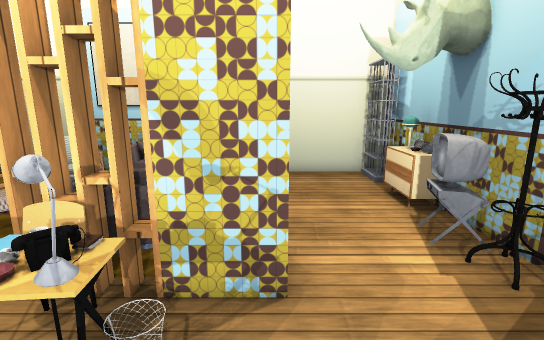
view 1 (above)

18 first-person views from a walk through a scene from a Unity 3-D project. The camera is 1.5 m above the floor, tilts 12° down and sees 85° across. The floor is counted in squares, 0.5 m on a side. Each view is taken from the middle of a square. On the plan, view 1 faces up. The plan holds only what a view shows up to about 20 squares ahead; the rest is blank. The place goes on beyond the plan. Some surface patterns are stand-ins.

view 2
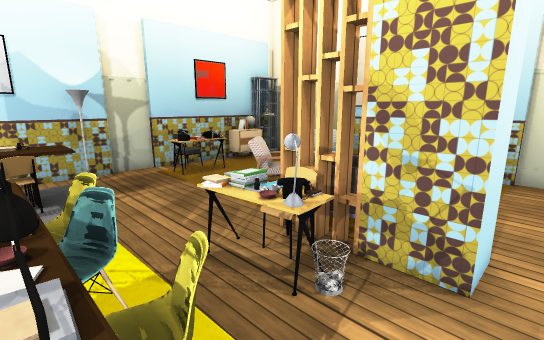

view 3
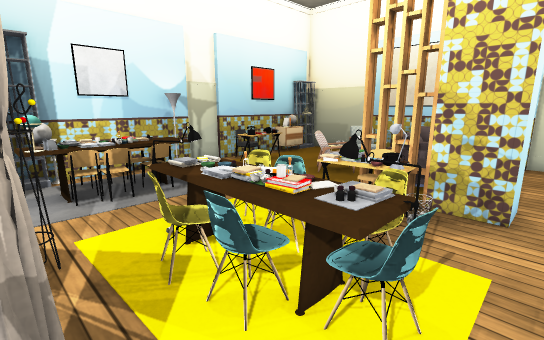

view 4
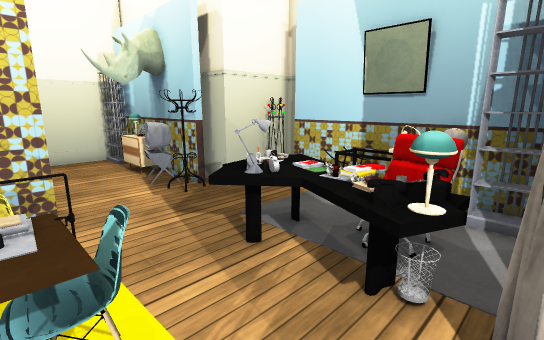

view 5
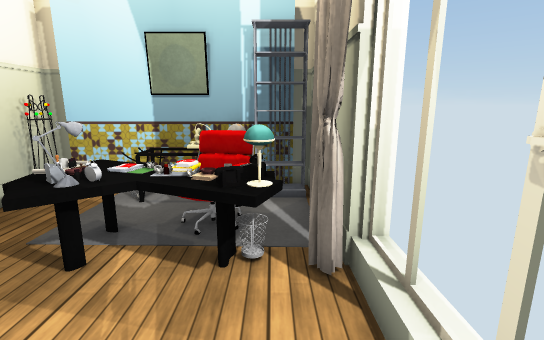

view 6
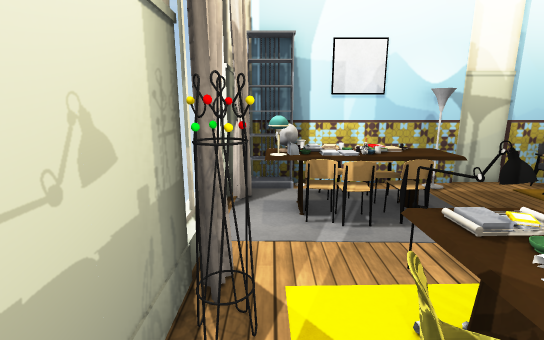

view 7
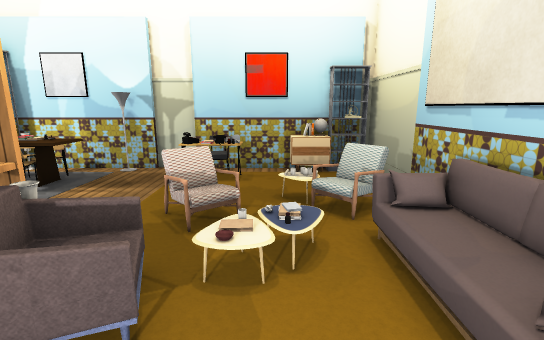

view 8
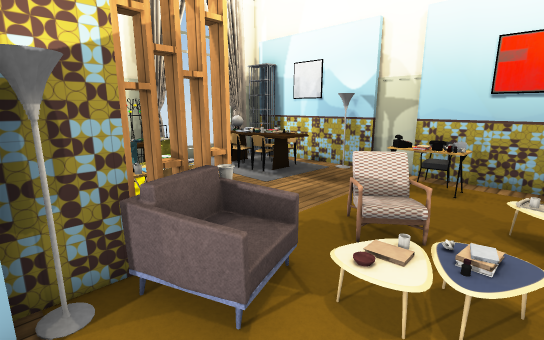

view 9
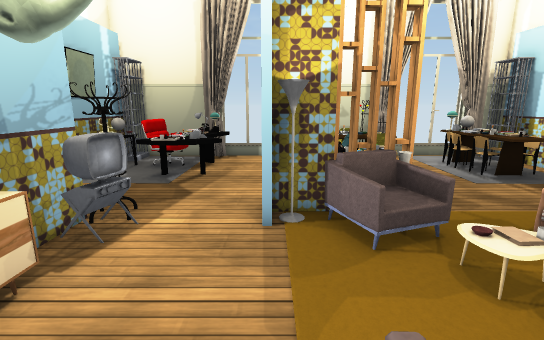

view 10
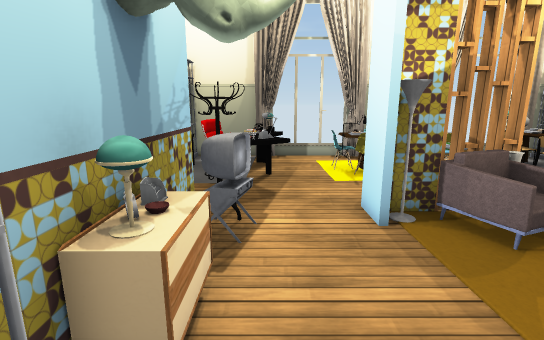

view 11
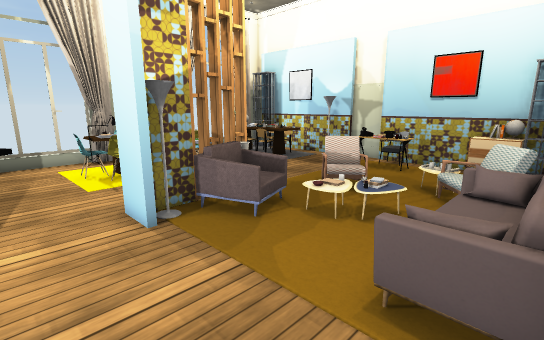

view 12
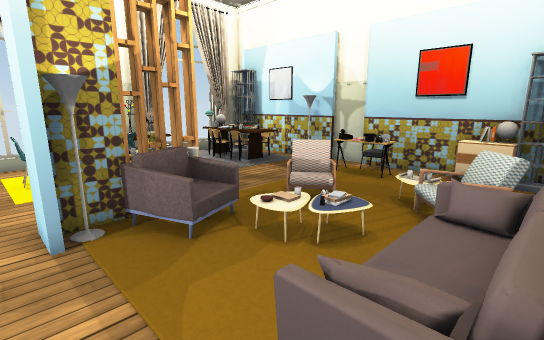

view 13
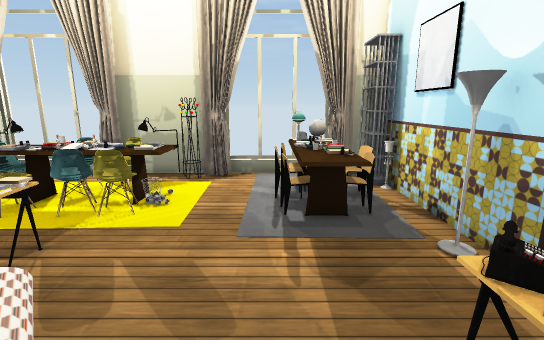

view 14
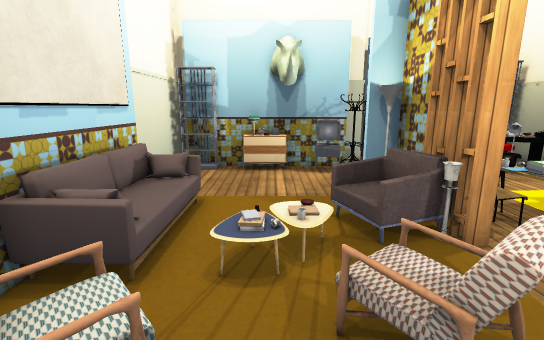

view 15
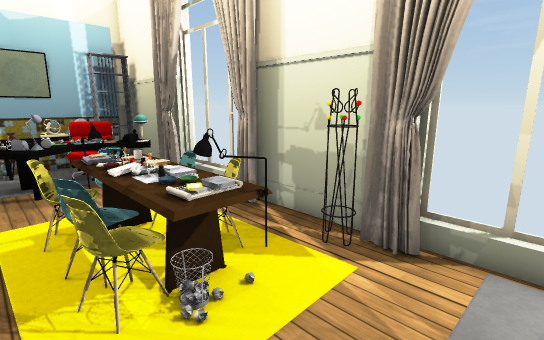

view 16
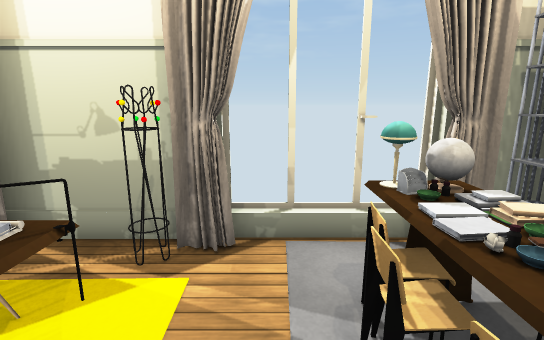

view 17
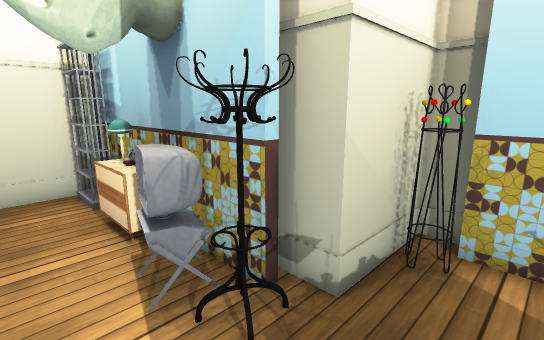

view 18
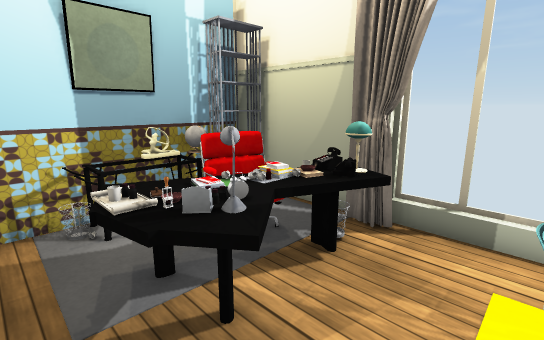

### Floor plan
Key: @ floor where view 1 was taken; # wall or solid block; x gap in a wall; . floor; L lamp; C carpet; R drawers; S shelf; H chair; E desk; P phone; B books; T table; U curtain; O other object.
Columns run from 14 left of view 1 to 9 right of it. Each row starts with its distance up from view 1.
 14 ###########  ######
 13 ##    CCCCCCCO....#
 12 ##   OOCOO  CO....##
 11 #OC  COCCC  CO.... #
 10 #RC   C       ....LL
  9 #   .         ....OO
  8 # EE . CC CCC ....R#
  7 #HHO  OCO CCO ....O#
  6 #HPO   OC CCOCS...O##
  5 #.EP......SSSLL...OO#
  4 #.........SHSSS....###O#
  3 # ........OEP.........O#
  2 #L........BOL......... #
  1 # CTT............TTT.CC#
  0 # HOTH...HHHCH@.TLOTTTT#
 -1 # HOOH..TOOTOBH..OOOCTO#
 -2 # HBBH..LBOBTTH..TBHHTO#
 -3 #CCBOH..  HHH....POHHC #
 -4 ## TL...CC.......LPCCC##
 -5  ##.....UO ##....U######
 -6   #    x### #    x#

Where each view was taken, in squares from view 1:
view 1: 0 up, 0 right, facing up
view 2: 1 down, 1 right, facing up-left
view 3: 5 down, 1 right, facing up-left
view 4: 5 down, 1 left, facing up-right
view 5: 4 down, 2 left, facing right
view 6: 4 down, 2 left, facing left
view 7: 9 up, 1 right, facing left
view 8: 10 up, 0 right, facing down-left
view 9: 13 up, 0 right, facing down
view 10: 13 up, 3 right, facing down
view 11: 13 up, 3 right, facing down-left
view 12: 13 up, 1 right, facing down-left
view 13: 8 up, 9 left, facing down
view 14: 9 up, 10 left, facing right
view 15: 1 up, 9 left, facing down-right
view 16: 1 up, 8 left, facing down
view 17: 2 up, 2 right, facing up-right
view 18: 2 up, 0 right, facing down-right
